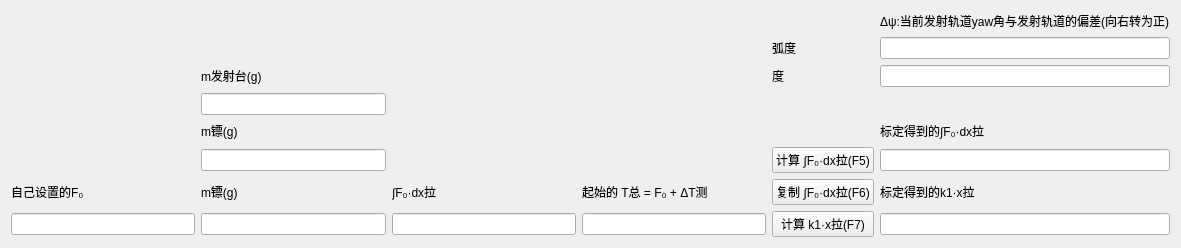
  <widget class="QWidget" name="layoutWidget">
   <property name="geometry">
    <rect>
     <x>0</x>
     <y>469</y>
     <width>1181</width>
     <height>248</height>
    </rect>
   </property>
   <layout class="QGridLayout" name="gridLayout_3">
    <item row="6" column="0">
     <widget class="QLabel" name="f0LabelInput">
      <property name="text">
       <string>自己设置的F₀</string>
      </property>
     </widget>
    </item>
    <item row="2" column="4">
     <widget class="QLabel" name="integralOfF0PlusDxtensionLabelInput">
      <property name="text">
       <string>度</string>
      </property>
     </widget>
    </item>
    <item row="3" column="1">
     <widget class="QLineEdit" name="mLauncherPlusGLineEditInput"/>
    </item>
    <item row="6" column="1">
     <widget class="QLabel" name="mdart1PlusGlabelInput">
      <property name="text">
       <string>m镖(g)</string>
      </property>
     </widget>
    </item>
    <item row="4" column="1">
     <widget class="QLabel" name="mdart1PlusGlabelInput_2">
      <property name="text">
       <string>m镖(g)</string>
      </property>
     </widget>
    </item>
    <item row="5" column="1">
     <widget class="QLineEdit" name="mdart1PlusGLineEditInput"/>
    </item>
    <item row="6" column="5">
     <widget class="QLabel" name="k1PlusXtensionLabelInput">
      <property name="text">
       <string>标定得到的k1·x拉</string>
      </property>
     </widget>
    </item>
    <item row="6" column="3">
     <widget class="QLabel" name="Tall1LabelInput">
      <property name="text">
       <string>起始的 T总 = F₀ + ΔT测</string>
      </property>
     </widget>
    </item>
    <item row="7" column="5">
     <widget class="QLineEdit" name="k1PlusXtensionLineEditInput">
      <property name="enabled">
       <bool>true</bool>
      </property>
      <property name="readOnly">
       <bool>true</bool>
      </property>
     </widget>
    </item>
    <item row="5" column="5">
     <widget class="QLineEdit" name="integralOfF0PlusDxtensionLineEditOutput">
      <property name="readOnly">
       <bool>true</bool>
      </property>
     </widget>
    </item>
    <item row="1" column="5">
     <widget class="QLineEdit" name="deltaPsiLineEdit">
      <property name="text">
       <string/>
      </property>
      <property name="readOnly">
       <bool>true</bool>
      </property>
     </widget>
    </item>
    <item row="7" column="1">
     <widget class="QLineEdit" name="mdart2PlusGLineEditInput"/>
    </item>
    <item row="6" column="4">
     <widget class="QPushButton" name="copyTall4PushButton">
      <property name="text">
       <string>复制 ∫F₀·dx拉(F6)</string>
      </property>
      <property name="shortcut">
       <string>F6</string>
      </property>
     </widget>
    </item>
    <item row="6" column="2">
     <widget class="QLabel" name="integralOfF0PlusDxtensionLabelInput_2">
      <property name="text">
       <string>∫F₀·dx拉</string>
      </property>
     </widget>
    </item>
    <item row="7" column="2">
     <widget class="QLineEdit" name="integralOfF0PlusDxtensionLineEditInput">
      <property name="readOnly">
       <bool>false</bool>
      </property>
     </widget>
    </item>
    <item row="7" column="3">
     <widget class="QLineEdit" name="Tall1LineEditInput">
      <property name="text">
       <string/>
      </property>
      <property name="readOnly">
       <bool>false</bool>
      </property>
     </widget>
    </item>
    <item row="0" column="5">
     <widget class="QLabel" name="setaLabel_18">
      <property name="text">
       <string>Δψ:当前发射轨道yaw角与发射轨道的偏差(向右转为正)</string>
      </property>
     </widget>
    </item>
    <item row="5" column="4">
     <widget class="QPushButton" name="computeTall4PushButton">
      <property name="text">
       <string>计算 ∫F₀·dx拉(F5)</string>
      </property>
      <property name="shortcut">
       <string>F5</string>
      </property>
     </widget>
    </item>
    <item row="4" column="5">
     <widget class="QLabel" name="integralOfF0PlusDxtensionLabelOutput">
      <property name="text">
       <string>标定得到的∫F₀·dx拉</string>
      </property>
     </widget>
    </item>
    <item row="7" column="0">
     <widget class="QLineEdit" name="f0LineEditInput"/>
    </item>
    <item row="7" column="4">
     <widget class="QPushButton" name="computeK1PlusXtensionPushButton">
      <property name="text">
       <string>计算 k1·x拉(F7)</string>
      </property>
      <property name="shortcut">
       <string>F7</string>
      </property>
     </widget>
    </item>
    <item row="2" column="5">
     <widget class="QLineEdit" name="deltaPsiLineEdit_2">
      <property name="text">
       <string/>
      </property>
      <property name="readOnly">
       <bool>true</bool>
      </property>
     </widget>
    </item>
    <item row="1" column="4">
     <widget class="QLabel" name="integralOfF0PlusDxtensionLabelInput_3">
      <property name="text">
       <string>弧度</string>
      </property>
     </widget>
    </item>
    <item row="2" column="1">
     <widget class="QLabel" name="mLauncherPlusGLabelInput">
      <property name="text">
       <string>m发射台(g)</string>
      </property>
     </widget>
    </item>
   </layout>
  </widget>
